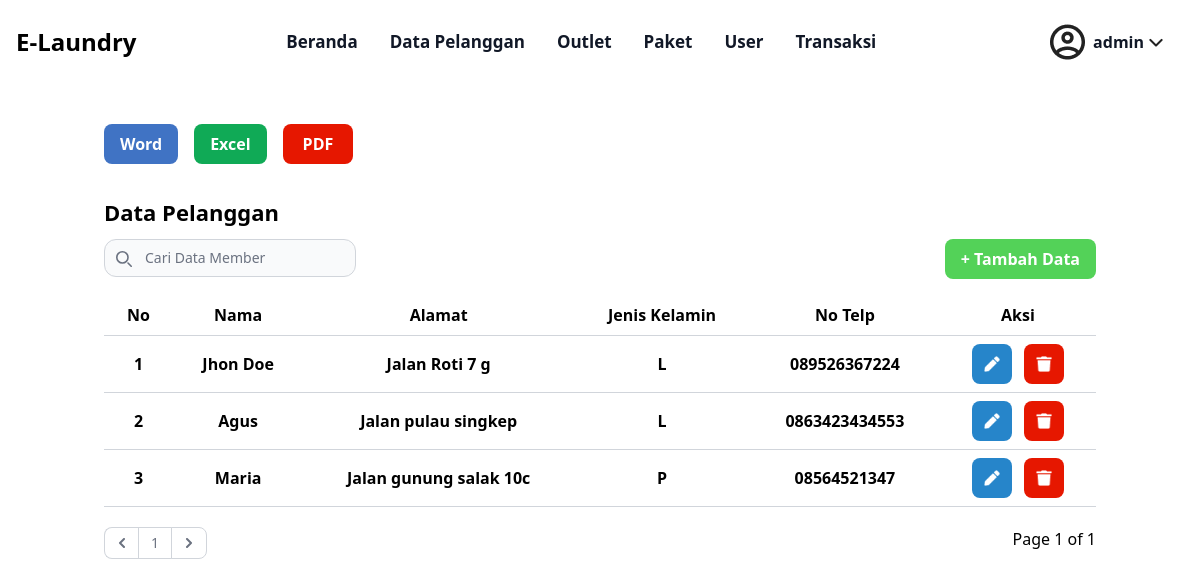
Screenshot of /admin/member.php (signed in) with the database file from the repository.
### tables this page shows
CREATE TABLE `tb_member` (
  `id_member` int(11) NOT NULL,
  `nama` varchar(100) NOT NULL,
  `alamat` text NOT NULL,
  `jenis_kelamin` enum('L','P','') NOT NULL,
  `tlp` varchar(15) NOT NULL
);

### admin/member.php (the view, shortened to what this page needs)
<?php
    require "../layout/navbar_admin.php";
    $page = (isset($_GET['page']))? (int) $_GET['page'] : 1;
    $limit = 5;
    $limitStart = ($page - 1) * $limit;
    $member = mysqli_query($koneksi, "SELECT * FROM tb_member ORDER BY id_member ASC LIMIT ".$limitStart.", ".$limit);
    $nomor = 1;
?>
<?= template_header('Home') ?>
<div class="container mx-auto p-4 mt-[2%]">
        <div class="flex  space-x-4">
        <a href="./word/member.php">
            <button class="bg-[#4073C4] hover:bg-blue-700 text-white font-bold py-2 px-4 rounded-lg">
                Word
            </button>
        </a>
        <a href="./excel/member.php">
            <button class="bg-[#10AA56] hover:bg-green-700 text-white font-bold py-2 px-4 rounded-lg">
                Excel
            </button>
        </a>
        <a href="./pdf/member.php">
            <button class="bg-[#E61700] hover:bg-red-700 text-white font-bold py-2 px-5 rounded-lg">
                PDF
            </button>
        </a>
        </div>
    </div>
    <div class="container mx-auto p-4">
        <p class="font-semibold text-[22px] mb-[1%]">Data Pelanggan </p>
        <div class="flex justify-between mb-4">
        <div class="relative flex">
        <div class="absolute inset-y-0 start-0 flex items-center ps-3 pointer-events-none">
        </div>
        <form  method="post">
            <input class="block w-full p-2 ps-10 text-sm text-gray-900 border border-gray-300 rounded-xl bg-gray-50 focus:ring-blue-500 focus:border-blue-500 dark:bg-gray-700 dark:border-gray-600 dark:placeholder-gray-400 dark:text-white dark:focus:ring-blue-500 dark:focus:border-blue-500" type="search" placeholder="Cari Data Member" name="keyword" id="keyword">
        </form>
        </div>
            <a href="../view/add_member_admin.php" class="bg-[#53D258] hover:bg-green-700 text-white font-bold py-2 px-4 rounded-lg">
                + Tambah Data
            </a >
        </div>
        <div class=" overflow-x-auto">
        <div id="container">
            <table class="container table-auto border-collapse border-b border-gray-300">
                <thead>
                    <tr>
                        <th class="px-4 py-2">No</th>
                        <th class="px-4 py-2">Nama</th>
                        <th class="px-4 py-2">Alamat</th>
                        <th class="px-4 py-2">Jenis Kelamin</th>
                        <th class="px-4 py-2">No Telp</th>
                        <th class="px-4 py-2" >Aksi</th>
                    </tr>
                </thead>
                <?php
                foreach( $member as $row ) :
        ?>
                <tbody id="searchResults">
                    <tr>
                        <th class="border-t border-gray-300 px-4 py-2"><?=$nomor++?></th>
                        <th class="border-t border-gray-300 px-4 py-2"><?=$row['nama']?></th>
                        <th class="border-t border-gray-300 px-4 py-2"><?=$row['alamat']?></th>
                        <th class="border-t border-gray-300 px-4 py-2"><?=$row['jenis_kelamin']?></th>
                        <th class="border-t border-gray-300 px-4 py-2"><?=$row['tlp']?></th>
                        <th class="border-t border-gray-300 px-4 py-2">
                           <a href="../view/update_member_admin.php?id_member=<?= $row['id_member'] ?>">
                                <button href="" class="bg-[#2685CA] hover:bg-blue-700 text-white font-bold py-3 px-3 rounded-lg">
                                    <img src="../img/edit.png" alt="Edit" class="w-4 h-4">
                                </button>
                           </a>
                            <?php
  $id = $row['id_member'];
  $hide_delete = mysqli_fetch_row(mysqli_query($koneksi, "SELECT COUNT(*) as total FROM tb_detail_transaksi WHERE id_detail_transaksi='$id' "));
  if ($hide_delete[0] == '0') {
                        ?>
                            <button data-modal-target="popup-modal" data-modal-toggle="popup-modal" class="bg-[#E61700] hover:bg-red-700 text-white font-bold py-3 px-3 rounded-lg ml-2" type="button">
                            <img src="../img/delete.png" alt="Delete" class="w-4 h-4">
                            </button>
                        <?php
                            } else {
                                echo "</th>";
                            }
                        ?>
                    </tr>
                </tbody>
                <?php endforeach; ?>
            </table>
        </div>
            <div class="flex justify-between mb-4 my-[2%]">
        <div class="relative flex">
        <nav aria-label="Page navigation example " >
  <ul class="flex items-center -space-x-px h-8 text-sm">
    <li>
    <?php
      if($page == 1){
?>
      <a href="#" class="flex items-center justify-center px-3 h-8 ms-0 leading-tight text-gray-500 bg-white border border-e-0 border-gray-300 rounded-s-lg hover:bg-gray-100 hover:text-gray-700 dark:bg-gray-800 dark:border-gray-700 dark:text-gray-400 dark:hover:bg-gray-700 dark:hover:text-white">
        <svg class="w-2.5 h-2.5 rtl:rotate-180" aria-hidden="true" xmlns="http://www.w3.org/2000/svg" fill="none" viewBox="0 0 6 10">
          <path stroke="currentColor" stroke-linecap="round" stroke-linejoin="round" stroke-width="2" d="M5 1 1 5l4 4"/>
        </svg>
      </a>
<?php
        }
      ?>
<?php
      $SqlQuery = mysqli_query($koneksi, "SELECT * FROM tb_member");
      $JumlahData = mysqli_num_rows($SqlQuery);
      $jumlahPage = ceil($JumlahData / $limit);
      $jumlahNumber = 1;
      $startNumber = ($page > $jumlahNumber)? $page - $jumlahNumber : 1;
      for($i = $startNumber; $i <= $startNumber; $i++){
        $linkActive = ($page == $i)? ' class="active"' : '';
      ?>
    <li <?php echo $linkActive; ?>>
      <a href="member.php?page=<?php echo $page; ?>" class="flex items-center justify-center px-3 h-8 leading-tight text-gray-500 bg-white border border-gray-300 hover:bg-gray-100 hover:text-gray-700 dark:bg-gray-800 dark:border-gray-700 dark:text-gray-400 dark:hover:bg-gray-700 dark:hover:text-white"><?php echo $page; ?></a>
    </li>
    <?php
      if($page == $jumlahPage){
      ?>
      <a href="#" class="flex items-center justify-center px-3 h-8 leading-tight text-gray-500 bg-white border border-gray-300 rounded-e-lg hover:bg-gray-100 hover:text-gray-700 dark:bg-gray-800 dark:border-gray-700 dark:text-gray-400 dark:hover:bg-gray-700 dark:hover:text-white">
        <svg class="w-2.5 h-2.5 rtl:rotate-180" aria-hidden="true" xmlns="http://www.w3.org/2000/svg" fill="none" viewBox="0 0 6 10">
          <path stroke="currentColor" stroke-linecap="round" stroke-linejoin="round" stroke-width="2" d="m1 9 4-4-4-4"/>
        </svg>
      </a>
    <?php
      }
      ?>
  </ul>
</nav>
</div>
            <p>Page <?php echo $page; ?> of <?php echo $jumlahPage ?>
                </p>
        </div>
        <?php
        }
      ?>
        </div>
    </div>
    <?= template_footer() ?>

### rows the page displays
tb_member: nama "Jhon Doe", alamat "Jalan Roti 7 g", jenis_kelamin "L", tlp "089526367224"
tb_member: nama "Agus", alamat "Jalan pulau singkep", jenis_kelamin "L", tlp "0863423434553"
tb_member: nama "Maria", alamat "Jalan gunung salak 10c", jenis_kelamin "P", tlp "08564521347"

### other values shown
$username "admin"
